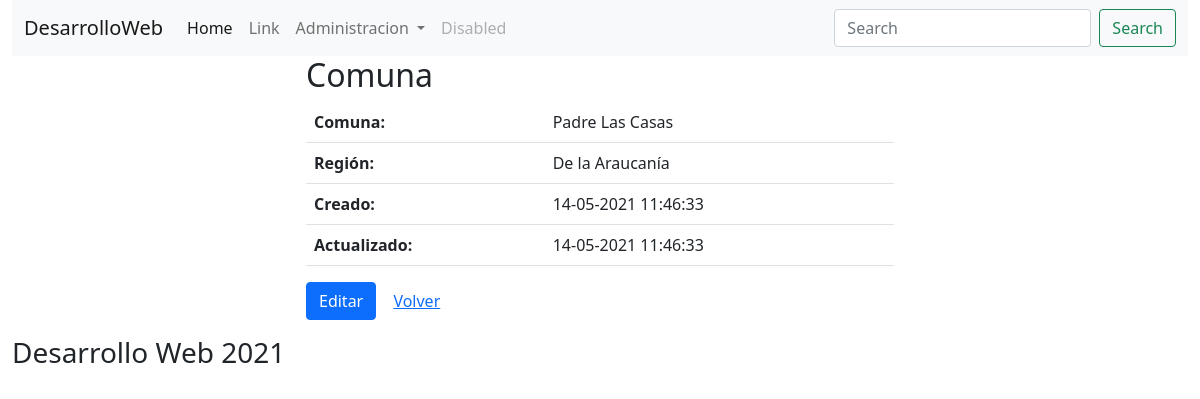
Page /comunas/show.php?id=2 on the committed database.
### tables this page shows
CREATE TABLE `comunas` (
  `id` int NOT NULL AUTO_INCREMENT,
  `nombre` varchar(255) NOT NULL,
  `region_id` int NOT NULL,
  `created_at` datetime DEFAULT NULL,
  `updated_at` datetime DEFAULT NULL,
  PRIMARY KEY (`id`),
  KEY `region` (`region_id`),
  CONSTRAINT `comunas_ibfk_1` FOREIGN KEY (`region_id`) REFERENCES `regiones` (`id`)
);

CREATE TABLE `regiones` (
  `id` int NOT NULL AUTO_INCREMENT,
  `nombre` varchar(255) NOT NULL,
  `created_at` datetime DEFAULT NULL,
  `updated_at` datetime DEFAULT NULL,
  PRIMARY KEY (`id`)
);

### comunas/show.php (the view, shortened to what this page needs)
<?php
    require('../class/conexion.php');
    if (isset($_GET['id'])) {
        $id = (int) $_GET['id'];
        $res = $mbd->prepare("SELECT c.id, c.nombre, c.created_at, c.updated_at, r.nombre as region FROM comunas c INNER JOIN regiones r ON c.region_id = r.id WHERE c.id = ?");
        $res->bindParam(1, $id);
        $res->execute();
        $comuna = $res->fetch();
    }
?>
<!DOCTYPE html>
<html lang="en">
<head>
    <link href="https://cdn.jsdelivr.net/npm/bootstrap@5.0.0-beta3/dist/css/bootstrap.min.css" rel="stylesheet">
</head>
<body>
    <div class="container-fluid">
        <header>
            <?php include('../partials/menu.php'); ?>
        </header>
        <section>
            <div class="col-md-6 offset-md-3">
                <h2>Comuna</h2>
                <?php if($comuna): ?>
                    <table class="table table-hover">
                        <tr>
                            <th>Comuna:</th>
                            <td> <?php echo $comuna['nombre']; ?> </td>
                        </tr>
                        <tr>
                            <th>Región:</th>
                            <td> <?php echo $comuna['region']; ?> </td>
                        </tr>
                        <tr>
                            <th>Creado:</th>
                            <td>
                                <?php
                                    $fecha = new DateTime($comuna['created_at']);
                                    echo $fecha->format('d-m-Y H:i:s');
                                ?>
                            </td>
                        </tr>
                        <tr>
                            <th>Actualizado:</th>
                            <td>
                                <?php
                                    $fecha = new DateTime($comuna['updated_at']);
                                    echo $fecha->format('d-m-Y H:i:s');
                                ?>
                            </td>
                        </tr>
                    </table>
                    <p>
                        <a href="edit.php?id=<?php echo $comuna['id']; ?>" class="btn btn-primary">Editar</a>
                        <a href="index.php" class="btn btn-link">Volver</a>
                    </p>
                <?php else: ?>
                    <p class="text-info">
                        El dato consultado no existe
                    </p>
                <?php endif; ?>
            </div>
        </section>
        <footer>
            <h3>Desarrollo Web 2021</h3>
        </footer>
    </div>
</body>
</html>

### rows in the picture
comunas: nombre "Padre Las Casas", region.nombre "De la Araucanía", created_at "14-05-2021 11:46:33", updated_at "14-05-2021 11:46:33"
